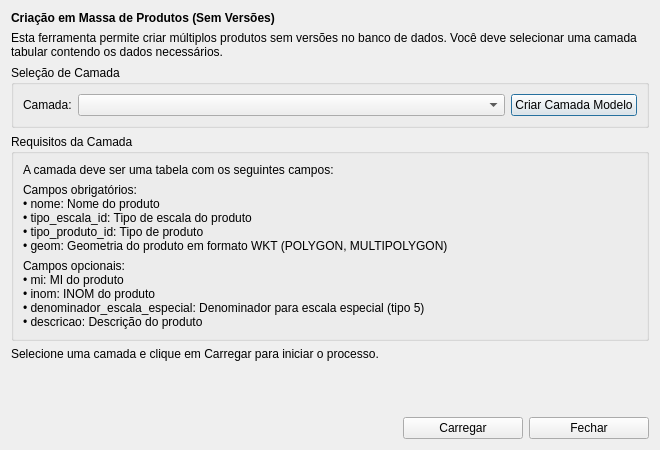
<?xml version="1.0" encoding="UTF-8"?>
<!-- Path: gui\bulk_produtos\bulk_produtos_dialog.ui -->
<ui version="4.0">
 <class>BulkCreateProductsDialog</class>
 <widget class="QDialog" name="BulkCreateProductsDialog">
  <property name="geometry">
   <rect>
    <x>0</x>
    <y>0</y>
    <width>660</width>
    <height>450</height>
   </rect>
  </property>
  <property name="windowTitle">
   <string>Criação em Massa de Produtos</string>
  </property>
  <layout class="QVBoxLayout" name="verticalLayout">
   <item>
    <widget class="QLabel" name="label">
     <property name="text">
      <string>&lt;html&gt;&lt;head/&gt;&lt;body&gt;&lt;p&gt;&lt;span style=&quot; font-weight:700;&quot;&gt;Criação em Massa de Produtos (Sem Versões)&lt;/span&gt;&lt;/p&gt;&lt;/body&gt;&lt;/html&gt;</string>
     </property>
    </widget>
   </item>
   <item>
    <widget class="QLabel" name="label_2">
     <property name="text">
      <string>Esta ferramenta permite criar múltiplos produtos sem versões no banco de dados. Você deve selecionar uma camada tabular contendo os dados necessários.</string>
     </property>
     <property name="wordWrap">
      <bool>true</bool>
     </property>
    </widget>
   </item>
   <item>
    <widget class="QGroupBox" name="groupBox">
     <property name="title">
      <string>Seleção de Camada</string>
     </property>
     <layout class="QHBoxLayout" name="horizontalLayout">
      <item>
       <widget class="QLabel" name="label_3">
        <property name="text">
         <string>Camada:</string>
        </property>
       </widget>
      </item>
      <item>
       <widget class="QComboBox" name="layerComboBox">
        <property name="sizePolicy">
         <sizepolicy hsizetype="Expanding" vsizetype="Fixed">
          <horstretch>0</horstretch>
          <verstretch>0</verstretch>
         </sizepolicy>
        </property>
       </widget>
      </item>
      <item>
       <widget class="QPushButton" name="createModelLayerButton">
        <property name="text">
         <string>Criar Camada Modelo</string>
        </property>
       </widget>
      </item>
     </layout>
    </widget>
   </item>
   <item>
    <widget class="QGroupBox" name="groupBox_2">
     <property name="title">
      <string>Requisitos da Camada</string>
     </property>
     <layout class="QVBoxLayout" name="verticalLayout_2">
      <item>
       <widget class="QLabel" name="label_4">
        <property name="text">
         <string>A camada deve ser uma tabela com os seguintes campos:</string>
        </property>
       </widget>
      </item>
      <item>
       <widget class="QLabel" name="label_5">
        <property name="text">
         <string>Campos obrigatórios:
• nome: Nome do produto
• tipo_escala_id: Tipo de escala do produto
• tipo_produto_id: Tipo de produto
• geom: Geometria do produto em formato WKT (POLYGON, MULTIPOLYGON)</string>
        </property>
       </widget>
      </item>
      <item>
       <widget class="QLabel" name="label_6">
        <property name="text">
         <string>Campos opcionais:
• mi: MI do produto
• inom: INOM do produto
• denominador_escala_especial: Denominador para escala especial (tipo 5)
• descricao: Descrição do produto</string>
        </property>
       </widget>
      </item>
     </layout>
    </widget>
   </item>
   <item>
    <widget class="QLabel" name="statusLabel">
     <property name="text">
      <string>Selecione uma camada e clique em Carregar para iniciar o processo.</string>
     </property>
    </widget>
   </item>
   <item>
    <spacer name="verticalSpacer">
     <property name="orientation">
      <enum>Qt::Vertical</enum>
     </property>
     <property name="sizeHint" stdset="0">
      <size>
       <width>20</width>
       <height>40</height>
      </size>
     </property>
    </spacer>
   </item>
   <item>
    <layout class="QHBoxLayout" name="horizontalLayout_2">
     <item>
      <spacer name="horizontalSpacer">
       <property name="orientation">
        <enum>Qt::Horizontal</enum>
       </property>
       <property name="sizeHint" stdset="0">
        <size>
         <width>40</width>
         <height>20</height>
        </size>
       </property>
      </spacer>
     </item>
     <item>
      <widget class="QPushButton" name="loadButton">
       <property name="minimumSize">
        <size>
         <width>120</width>
         <height>0</height>
        </size>
       </property>
       <property name="text">
        <string>Carregar</string>
       </property>
      </widget>
     </item>
     <item>
      <widget class="QPushButton" name="closeButton">
       <property name="minimumSize">
        <size>
         <width>120</width>
         <height>0</height>
        </size>
       </property>
       <property name="text">
        <string>Fechar</string>
       </property>
      </widget>
     </item>
    </layout>
   </item>
  </layout>
 </widget>
 <resources/>
 <connections>
  <connection>
   <sender>closeButton</sender>
   <signal>clicked()</signal>
   <receiver>BulkCreateProductsDialog</receiver>
   <slot>reject()</slot>
   <hints>
    <hint type="sourcelabel">
     <x>567</x>
     <y>399</y>
    </hint>
    <hint type="destinationlabel">
     <x>319</x>
     <y>209</y>
    </hint>
   </hints>
  </connection>
 </connections>
</ui>
